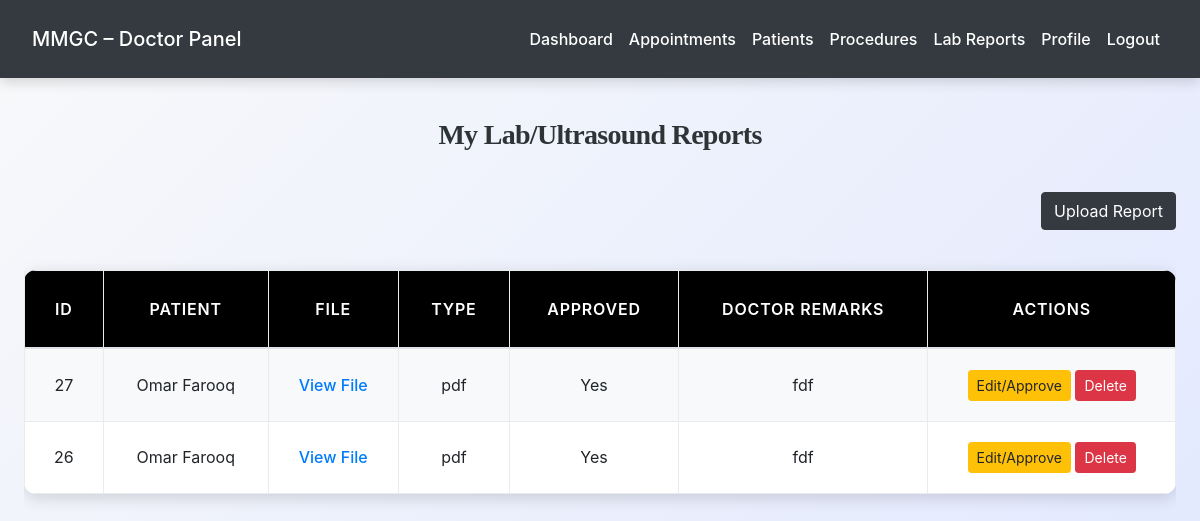
The app's page /doctor/view_lab_reports_doctor.php (signed in) with its own data.
### tables this page shows
CREATE TABLE `lab_reports` (
  `id` int(11) NOT NULL,
  `lab_test_id` int(11) DEFAULT NULL,
  `procedure_id` int(11) DEFAULT NULL,
  `patient_id` int(11) NOT NULL,
  `file_path` varchar(255) NOT NULL,
  `file_type` enum('pdf','image','text') NOT NULL,
  `uploaded_by` int(11) NOT NULL COMMENT 'staff.id or doctor.id',
  `uploaded_at` timestamp NOT NULL DEFAULT current_timestamp(),
  `doctor_approved` tinyint(1) DEFAULT 0,
  `doctor_remarks` text DEFAULT NULL
);

CREATE TABLE `patients` (
  `id` int(11) NOT NULL,
  `mr_number` varchar(20) NOT NULL,
  `name` varchar(100) NOT NULL,
  `email` varchar(100) DEFAULT NULL,
  `phone` varchar(15) NOT NULL,
  `password` varchar(255) DEFAULT NULL,
  `date_of_birth` date DEFAULT NULL,
  `gender` enum('male','female','other') DEFAULT NULL,
  `blood_group` varchar(5) DEFAULT NULL,
  `address` text DEFAULT NULL,
  `guardian_name` varchar(100) DEFAULT NULL,
  `guardian_phone` varchar(15) DEFAULT NULL,
  `registration_date` date DEFAULT curdate(),
  `status` enum('active','inactive') DEFAULT 'active',
  `created_at` timestamp NOT NULL DEFAULT current_timestamp()
);

### doctor/view_lab_reports_doctor.php (the view, shortened to what this page needs)
<?php
require_once('../config.php');
$doctor_id = $_SESSION['doctor_id'];
$query = "SELECT r.*, p.name AS patient_name
          FROM lab_reports r
          LEFT JOIN patients p ON r.patient_id = p.id
          WHERE r.uploaded_by = $doctor_id
          ORDER BY r.id DESC";
$res = $conn->query($query);
?>
<!DOCTYPE html>
<html>
<head>
    <link rel="stylesheet" href="https://stackpath.bootstrapcdn.com/bootstrap/4.5.2/css/bootstrap.min.css">
    <link rel="stylesheet" href="../css/style.css">
</head>
<body>
<?php include('navbar.php'); ?>
<div class="container mt-4">
    <h3>My Lab/Ultrasound Reports</h3>
    <a href="add_lab_report_doctor.php" class="btn btn-dark float-right mb-2">Upload Report</a>
    <div class="table-responsive mt-3">
        <table class="table table-bordered">
            <thead>
                <tr>
                    <th>ID</th>
                    <th>Patient</th>
                    <th>File</th>
                    <th>Type</th>
                    <th>Approved</th>
                    <th>Doctor Remarks</th>
                    <th>Actions</th>
                </tr>
            </thead>
            <tbody>
                <?php
                if ($res->num_rows > 0) {
                    while ($row = $res->fetch_assoc()) {
                        echo "<tr>
                            <td>{$row['id']}</td>
                            <td>{$row['patient_name']}</td>
                            <td><a href='../admin/{$row['file_path']}' target='_blank'>View File</a></td>
                            <td>{$row['file_type']}</td>
                            <td>".($row['doctor_approved']?'Yes':'No')."</td>
                            <td>".htmlspecialchars($row['doctor_remarks'])."</td>
                            <td>
                                <a href='edit_lab_report_doctor.php?id={$row['id']}' class='btn btn-warning btn-sm'>Edit/Approve</a>
                                <a href='view_lab_reports_doctor.php?delete_id={$row['id']}'
                                   onclick=\"return confirm('Are you sure you want to delete this report?');\"
                                   class='btn btn-danger btn-sm'>Delete</a>
                            </td>
                        </tr>";
                    }
                } else {
                    echo "<tr><td colspan='7' class='text-center'>No reports found.</td></tr>";
                }
                ?>
            </tbody>
        </table>
    </div>
</div>
</body>
</html>

### css/style.css (style rules this page uses)
:root { --primary: #007bff; --secondary: #6c757d; --success: #28a745; --info: #17a2b8; --warning: #ffc107; --danger: #dc3545; --light: #f8f9fa; --dark: #2d3436; --accent: #ff6f61; --highlight: #6f42c1; --shadow: rgba(0, 0, 0, 0.15); --transition: all 0.3s ease-in-out; }
body { font-family: 'Inter', 'Segoe UI', Tahoma, Geneva, Verdana, sans-serif; background: linear-gradient(135deg, var(--light) 0%, #e0e7ff 100%); color: var(--dark); line-height: 1.8; margin: 0; padding: 0; min-height: 100vh; font-size: 16px; }
h1, h2, h3, h4 { text-align: center; margin: 2.5rem 0; font-family: 'Georgia', 'Times New Roman', serif; color: var(--dark); font-weight: 700; letter-spacing: -0.025em; }
h3 { font-size: 1.75rem; }
.container { max-width: 1200px; margin: 0 auto 3rem; padding: 0 1.5rem; }
.table { width: 100%; border-collapse: collapse; margin: 2rem 0; font-size: 1rem; background-color: #ffffff; border-radius: 12px; overflow: hidden; box-shadow: 0 4px 16px var(--shadow); transition: var(--transition); }
.table th, .table td { padding: 1.25rem; border: 1px solid #e9ecef; text-align: center; vertical-align: middle; }
.table thead th { background-color: rgb(0, 0, 0); color: white; font-weight: 600; text-transform: uppercase; letter-spacing: 0.05em; padding: 1.5rem; }
.table tbody tr { transition: var(--transition); }
.table tbody tr:nth-child(odd) { background-color: var(--light); }
a { color: var(--primary); text-decoration: none; font-weight: 500; transition: var(--transition); }

### records on screen
lab_reports: id "27", patient.name "Omar Farooq", file_type "pdf", doctor_approved "Yes", doctor_remarks "fdf"
lab_reports: id "26", patient.name "Omar Farooq", file_type "pdf", doctor_approved "Yes", doctor_remarks "fdf"
